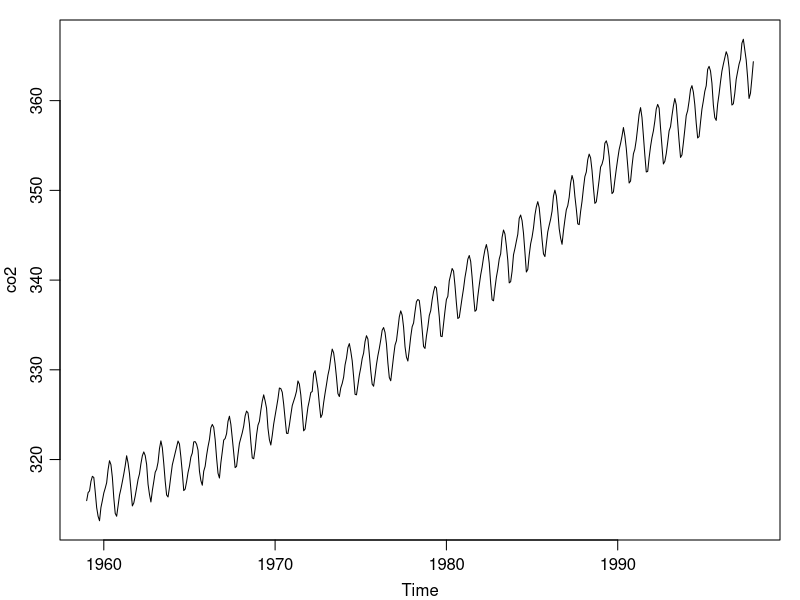
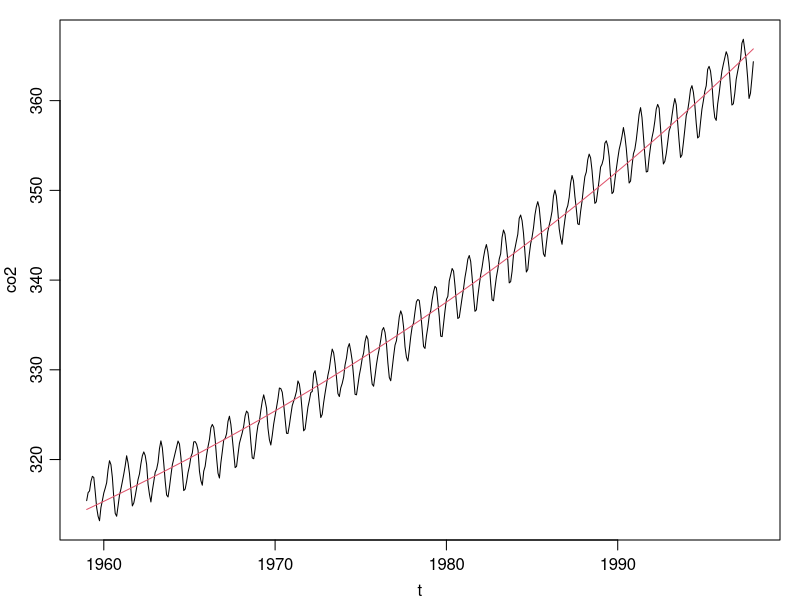
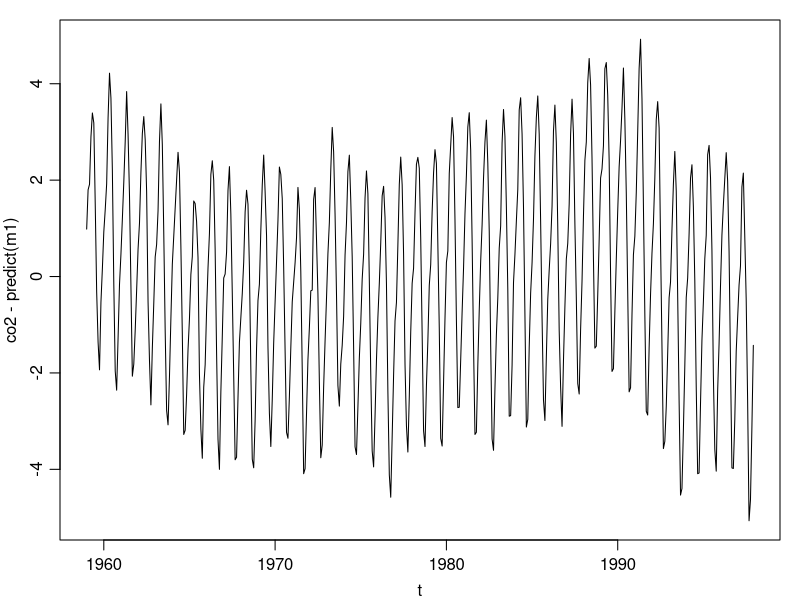
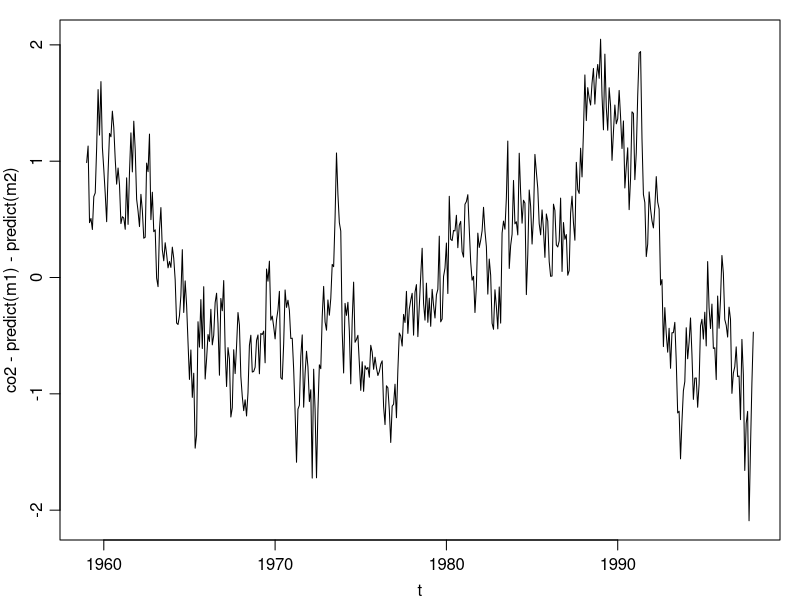

Reproduce these figures in R, in order.
par(mar=c(3,3,1,1), mgp=c(2,0.7,0)) # use thin margins
plot(co2)
#par(mfrow=c(3, 1))
t <- as.numeric(time(co2))
tt <- t - t[1]
plot(t, co2, type="l")
m1 <- nls(co2 ~ A+B*exp((t-1950)/tau), start=list(A=300, B=10, tau=10))
lines(t, predict(m1), col=2)
plot(t, co2 - predict(m1), type="l")
S <- sin(2 * pi * t / 1)
S2 <- sin(2 * pi * t / 0.5)
C <- cos(2 * pi * t / 1)
C2 <- cos(2 * pi * t / 0.5)
co2B <- co2 - predict(m1)
m2 <- lm(co2B ~ S + C + S2 + C2)
plot(t, co2 - predict(m1) - predict(m2), type="l")
